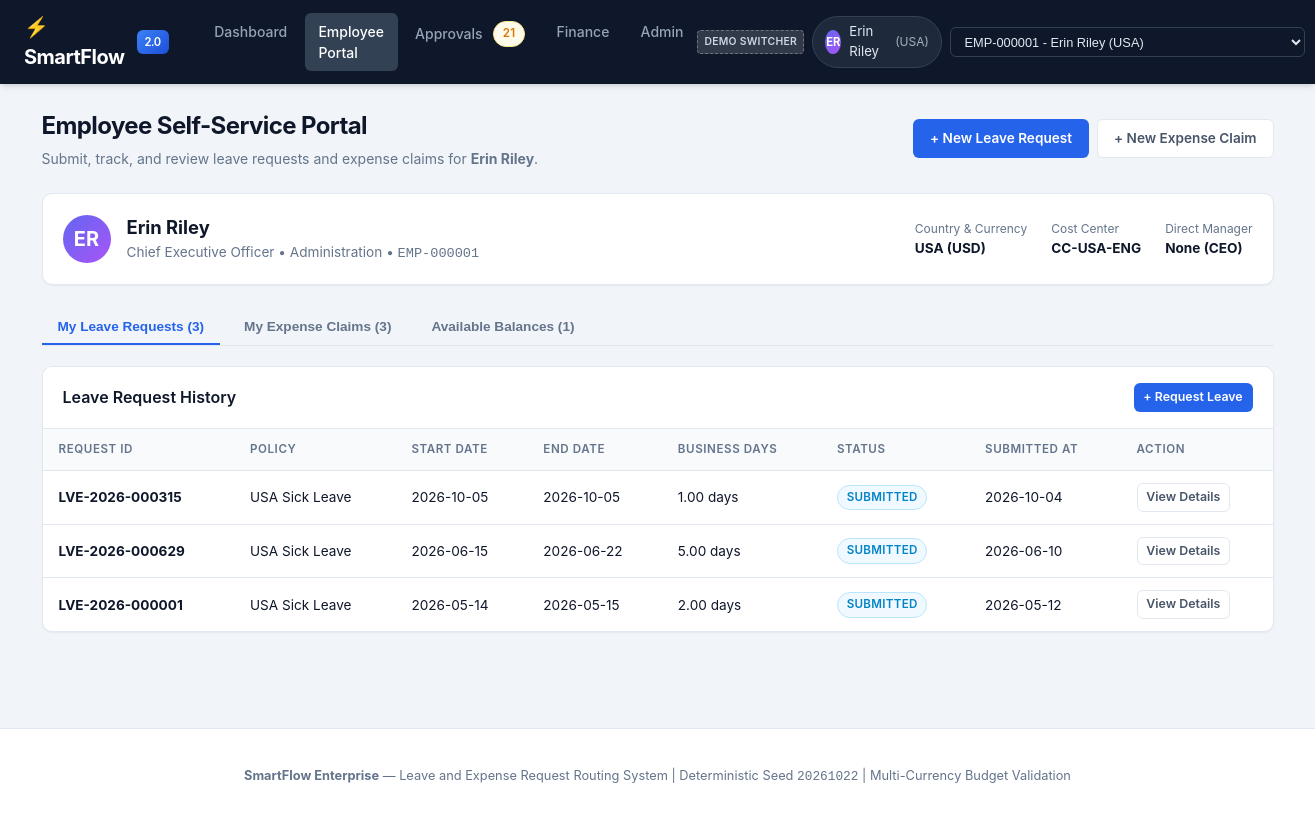
/employee/, run on the app's committed database.
### models/__init__.py (models this page shows, shortened)
class Employee(db.Model):
    __tablename__ = "employees"
    employee_id = db.Column(db.String(16), primary_key=True)
    first_name = db.Column(db.String(80), nullable=False)
    last_name = db.Column(db.String(80), nullable=False)
    email = db.Column(db.String(255), nullable=False, unique=True)
    country = db.Column(db.String(64), nullable=False)
    department = db.Column(db.String(80), nullable=False)
    job_title = db.Column(db.String(120), nullable=False)
    manager_id = db.Column(
        db.String(16),
        db.ForeignKey("employees.employee_id"),
        nullable=True,
    )
    cost_center_id = db.Column(
        db.String(32),
        db.ForeignKey("cost_centers.cost_center_id"),
        nullable=True,
    )
    hire_date = db.Column(db.Date, nullable=False)
    termination_date = db.Column(db.Date, nullable=True)
    is_active = db.Column(db.Boolean, nullable=False, default=True)
    created_at = db.Column(db.DateTime, nullable=False, default=utc_now)
    updated_at = db.Column(db.DateTime, nullable=False, default=utc_now, onupdate=utc_now)
    manager = db.relationship(
        "Employee",
        remote_side=[employee_id],
        foreign_keys=[manager_id],
        back_populates="direct_reports",
    )
    direct_reports = db.relationship(
        "Employee",
        foreign_keys=[manager_id],
        back_populates="manager",
    )
    cost_center = db.relationship(
        "CostCenter",
        foreign_keys=[cost_center_id],
        back_populates="employees",
    )
    owned_cost_centers = db.relationship(
        "CostCenter",
        foreign_keys="CostCenter.owner_employee_id",
        back_populates="owner",
    )
    leave_balances = db.relationship("LeaveBalance", back_populates="employee")
    leave_requests = db.relationship("LeaveRequest", back_populates="employee")
    expense_claims = db.relationship("ExpenseClaim", back_populates="employee")
    approval_steps = db.relationship("ApprovalStep", back_populates="approver")
    workflow_events = db.relationship(
        "WorkflowEvent",
        foreign_keys="WorkflowEvent.actor_employee_id",
        back_populates="actor",
    )

class CostCenter(db.Model):
    __tablename__ = "cost_centers"
    cost_center_id = db.Column(db.String(32), primary_key=True)
    code = db.Column(db.String(32), nullable=False, unique=True)
    name = db.Column(db.String(120), nullable=False)
    country = db.Column(db.String(64), nullable=False)
    annual_budget = db.Column(db.Numeric(14, 2), nullable=False)
    owner_employee_id = db.Column(
        db.String(16),
        db.ForeignKey("employees.employee_id"),
        nullable=True,
    )
    is_active = db.Column(db.Boolean, nullable=False, default=True)
    created_at = db.Column(db.DateTime, nullable=False, default=utc_now)
    updated_at = db.Column(db.DateTime, nullable=False, default=utc_now, onupdate=utc_now)
    owner = db.relationship(
        "Employee",
        foreign_keys=[owner_employee_id],
        back_populates="owned_cost_centers",
    )
    employees = db.relationship(
        "Employee",
        foreign_keys="Employee.cost_center_id",
        back_populates="cost_center",
    )
    expense_claims = db.relationship("ExpenseClaim", back_populates="cost_center")

class LeaveRequest(db.Model):
    __tablename__ = "leave_requests"
    leave_request_id = db.Column(db.String(32), primary_key=True)
    employee_id = db.Column(
        db.String(16),
        db.ForeignKey("employees.employee_id"),
        nullable=False,
    )
    leave_policy_id = db.Column(
        db.String(32),
        db.ForeignKey("leave_policies.leave_policy_id"),
        nullable=False,
    )
    start_date = db.Column(db.Date, nullable=False)
    end_date = db.Column(db.Date, nullable=False)
    business_days = db.Column(db.Numeric(8, 2), nullable=False)
    status = db.Column(db.String(32), nullable=False, default="submitted")
    submitted_at = db.Column(db.DateTime, nullable=True)
    decided_at = db.Column(db.DateTime, nullable=True)
    created_at = db.Column(db.DateTime, nullable=False, default=utc_now)
    updated_at = db.Column(db.DateTime, nullable=False, default=utc_now, onupdate=utc_now)
    employee = db.relationship("Employee", back_populates="leave_requests")
    leave_policy = db.relationship("LeavePolicy", back_populates="leave_requests")
    approval_steps = db.relationship("ApprovalStep", back_populates="leave_request")

class LeavePolicy(db.Model):
    __tablename__ = "leave_policies"
    leave_policy_id = db.Column(db.String(32), primary_key=True)
    name = db.Column(db.String(120), nullable=False)
    leave_type = db.Column(db.String(64), nullable=False)
    country = db.Column(db.String(64), nullable=False)
    annual_allowance_days = db.Column(db.Numeric(8, 2), nullable=False)
    max_consecutive_days = db.Column(db.Numeric(8, 2), nullable=True)
    min_notice_days = db.Column(db.Integer, nullable=False, default=0)
    carryover_days = db.Column(db.Numeric(8, 2), nullable=False, default=0)
    is_active = db.Column(db.Boolean, nullable=False, default=True)
    created_at = db.Column(db.DateTime, nullable=False, default=utc_now)
    updated_at = db.Column(db.DateTime, nullable=False, default=utc_now, onupdate=utc_now)
    leave_balances = db.relationship("LeaveBalance", back_populates="leave_policy")
    leave_requests = db.relationship("LeaveRequest", back_populates="leave_policy")

### routes/employee.py (the view)
@employee_bp.route("/", strict_slashes=False)
def hub():
    user = get_current_user()
    if not user:
        flash("No active employee found in system.", "danger")
        return redirect(url_for("main.dashboard"))
    leaves = (
        LeaveRequest.query.filter_by(employee_id=user.employee_id)
        .order_by(LeaveRequest.start_date.desc())
        .all()
    )
    claims = (
        ExpenseClaim.query.filter_by(employee_id=user.employee_id)
        .order_by(ExpenseClaim.claim_date.desc())
        .all()
    )
    balances = (
        LeaveBalance.query.join(LeavePolicy, LeaveBalance.leave_policy_id == LeavePolicy.leave_policy_id)
        .filter(
            LeaveBalance.employee_id == user.employee_id,
            LeaveBalance.year == 2026,
            LeavePolicy.country == user.country,
        )
        .all()
    )
    balance_cards = []
    for bal in balances:
        avail, _ = get_available_leave_balance(user.employee_id, bal.leave_policy_id, year=2026)
        balance_cards.append(
            {
                "policy_name": bal.leave_policy.name,
                "leave_type": bal.leave_policy.leave_type,
                "allowance": bal.leave_policy.annual_allowance_days,
                "accrued": bal.accrued_days,
                "used": bal.used_days,
                "remaining": bal.remaining_days,
                "available": avail,
            }
        )
    return render_template(
        "employee/hub.html",
        user=user,
        leaves=leaves,
        claims=claims,
        balances=balance_cards,
    )

### routes/employee.py (called while the page is built)
def get_current_user() -> Employee:
    user_id = session.get("user_id")
    emp = None
    if user_id:
        emp = Employee.query.filter_by(employee_id=user_id).first()
    if not emp:
        emp = Employee.query.filter_by(is_active=True).first()
        if emp:
            session["user_id"] = emp.employee_id
    return emp

### templates/employee/hub.html (shortened to what this page needs)
{% extends "base.html" %}
{% block content %}
<div class="page-header">
    <div>
        <h1 class="page-title">Employee Self-Service Portal</h1>
        <p class="page-subtitle">Submit, track, and review leave requests and expense claims for <strong>{{ user.first_name }} {{ user.last_name }}</strong>.</p>
    </div>
    <div class="page-actions">
        <a href="{{ url_for('employee.leave_new') }}" class="btn btn-primary">+ New Leave Request</a>
        <a href="{{ url_for('employee.expense_new') }}" class="btn btn-secondary">+ New Expense Claim</a>
    </div>
</div>
<div class="card" style="margin-bottom: 1.5rem;">
    <div class="card-body" style="display: flex; justify-content: space-between; align-items: center; flex-wrap: wrap; gap: 1rem;">
        <div style="display: flex; align-items: center; gap: 1rem;">
            <div class="user-avatar" style="width: 48px; height: 48px; font-size: 1.25rem;">
                {{ user.first_name[0] }}{{ user.last_name[0] }}
            </div>
            <div>
                <h3 style="margin: 0; font-size: 1.15rem;">{{ user.first_name }} {{ user.last_name }}</h3>
                <div style="color: var(--text-muted); font-size: 0.85rem;">
                    {{ user.job_title }} &bull; {{ user.department }} &bull; <code>{{ user.employee_id }}</code>
                </div>
            </div>
        </div>
        <div style="display: flex; gap: 1.5rem; font-size: 0.85rem;">
            <div>
                <span style="color: var(--text-muted); display: block; font-size: 0.75rem;">Country & Currency</span>
                <strong>{{ user.country }} ({{ country_currencies.get(user.country, 'USD') }})</strong>
            </div>
            <div>
                <span style="color: var(--text-muted); display: block; font-size: 0.75rem;">Cost Center</span>
                <strong>{{ user.cost_center.code if user.cost_center else user.cost_center_id }}</strong>
            </div>
            <div>
                <span style="color: var(--text-muted); display: block; font-size: 0.75rem;">Direct Manager</span>
                <strong>{{ user.manager.first_name ~ ' ' ~ user.manager.last_name if user.manager else 'None (CEO)' }}</strong>
            </div>
        </div>
    </div>
</div>
<div class="tabs-wrapper">
    <div class="tabs">
        <button class="tab-btn active" data-tab="tab-leaves">My Leave Requests ({{ leaves|length }})</button>
        <button class="tab-btn" data-tab="tab-expenses">My Expense Claims ({{ claims|length }})</button>
        <button class="tab-btn" data-tab="tab-balances">Available Balances ({{ balances|length }})</button>
    </div>
    <div id="tab-leaves" class="tab-content active">
        <div class="card">
            <div class="card-header">
                <h2 class="card-title">Leave Request History</h2>
                <a href="{{ url_for('employee.leave_new') }}" class="btn btn-primary btn-sm">+ Request Leave</a>
            </div>
            <div class="table-responsive">
                <table class="table">
                    <thead>
                        <tr>
                            <th>Request ID</th>
                            <th>Policy</th>
                            <th>Start Date</th>
                            <th>End Date</th>
                            <th>Business Days</th>
                            <th>Status</th>
                            <th>Submitted At</th>
                            <th>Action</th>
                        </tr>
                    </thead>
                    <tbody>
                        {% if leaves %}
                            {% for l in leaves %}
                                <tr>
                                    <td><strong>{{ l.leave_request_id }}</strong></td>
                                    <td>{{ l.leave_policy.name }}</td>
                                    <td>{{ l.start_date }}</td>
                                    <td>{{ l.end_date }}</td>
                                    <td>{{ l.business_days }} days</td>
                                    <td>
                                        <span class="badge badge-{{ l.status }}">{{ l.status }}</span>
                                    </td>
                                    <td>{{ l.submitted_at.strftime('%Y-%m-%d') if l.submitted_at else '--' }}</td>
                                    <td>
                                        <a href="{{ url_for('employee.leave_detail', leave_id=l.leave_request_id) }}" class="btn btn-secondary btn-sm">View Details</a>
                                    </td>
                                </tr>
                            {% endfor %}
                        {% else %}
                            <tr>
                                <td colspan="8" style="text-align: center; color: var(--text-muted); padding: 2rem;">No leave requests submitted yet.</td>
                            </tr>
                        {% endif %}
                    </tbody>
                </table>
            </div>
        </div>
    </div>
</div>
{% endblock %}

### templates/base.html (shortened to what this page needs)
<!DOCTYPE html>
<html lang="en">
<head>
    <link rel="stylesheet" href="{{ url_for('static', filename='css/style.css') }}">
</head>
<body>
    <header class="navbar">
        <div style="display: flex; align-items: center; gap: 2rem;">
            <a href="{{ url_for('main.dashboard') }}" class="navbar-brand">
                <span>⚡ SmartFlow</span>
                <span class="brand-badge">2.0</span>
            </a>
            <ul class="navbar-nav">
                <li>
                    <a href="{{ url_for('main.dashboard') }}" class="nav-link {% if request.endpoint == 'main.dashboard' %}active{% endif %}">
                        Dashboard
                    </a>
                </li>
                <li>
                    <a href="{{ url_for('employee.hub') }}" class="nav-link {% if request.blueprint == 'employee' %}active{% endif %}">
                        Employee Portal
                    </a>
                </li>
                <li>
                    <a href="{{ url_for('approvals.inbox') }}" class="nav-link {% if request.blueprint == 'approvals' %}active{% endif %}">
                        Approvals
                        {% if pending_approvals_count > 0 %}
                            <span class="badge badge-warning" style="margin-left: 0.25rem;">{{ pending_approvals_count }}</span>
                        {% endif %}
                    </a>
                </li>
                <li>
                    <a href="{{ url_for('finance.portal') }}" class="nav-link {% if request.blueprint == 'finance' %}active{% endif %}">
                        Finance
                    </a>
                </li>
                <li>
                    <a href="{{ url_for('admin.portal') }}" class="nav-link {% if request.blueprint == 'admin' %}active{% endif %}">
                        Admin
                    </a>
                </li>
            </ul>
        </div>
        <div class="navbar-user-switcher">
            {% if current_user %}
                <form action="{{ url_for('main.switch_user') }}" method="POST" style="margin: 0; display: flex; align-items: center; gap: 0.5rem;">
                    <span class="badge" style="background: rgba(255, 255, 255, 0.15); color: #cbd5e1; font-size: 0.65rem; border: 1px dashed rgba(255,255,255,0.3); padding: 0.2rem 0.4rem; border-radius: 4px;" title="Demonstration Persona Switcher (Simulation Only - Not Production SSO)">Demo Switcher</span>
                    <div class="user-pill">
                        <div class="user-avatar">{{ current_user.first_name[0] }}{{ current_user.last_name[0] }}</div>
                        <span>{{ current_user.first_name }} {{ current_user.last_name }}</span>
                        <span style="opacity: 0.7; font-size: 0.75rem;">({{ current_user.country }})</span>
                    </div>
                    <select name="employee_id" class="switcher-select" onchange="this.form.submit()" title="Switch demo persona (Simulation Only - Not Production SSO)">
                        <optgroup label="Staff Employees (Standard Access - Restricted)">
                            {% for e in active_employees[:15] %}
                                <option value="{{ e.employee_id }}" {% if current_user.employee_id == e.employee_id %}selected{% endif %}>
                                    {{ e.employee_id }} - {{ e.first_name }} {{ e.last_name }} ({{ e.country }})
                                </option>
                            {% endfor %}
                        </optgroup>
                    </select>
                </form>
            {% endif %}
        </div>
    </header>
    <main class="container">
        {% block content %}{% endblock %}
    </main>
    <footer class="app-footer">
        <p><strong>SmartFlow Enterprise</strong> &mdash; Leave and Expense Request Routing System | Deterministic Seed <code>20261022</code> | Multi-Currency Budget Validation</p>
    </footer>
</body>
</html>

### data on the page
Employee: first_name "E", last_name "R", first_name "Erin", last_name "Riley", country "USA", job_title "Chief Executive Officer", department "Administration", employee_id "EMP-000001", get "USD"
CostCenter: cost_center "CC-USA-ENG"
LeaveRequest: leave_request_id "LVE-2026-000315", leave_policy.name "USA Sick Leave", start_date "2026-10-05", end_date "2026-10-05", business_days "1.00", status "SUBMITTED", submitted_at "2026-10-04"
LeaveRequest: leave_request_id "LVE-2026-000629", leave_policy.name "USA Sick Leave", start_date "2026-06-15", end_date "2026-06-22", business_days "5.00", status "SUBMITTED", submitted_at "2026-06-10"
LeaveRequest: leave_request_id "LVE-2026-000001", leave_policy.name "USA Sick Leave", start_date "2026-05-14", end_date "2026-05-15", business_days "2.00", status "SUBMITTED", submitted_at "2026-05-12"

### other printed values
{{ pending_approvals_count }} "21"
{{ leaves|length }} "3"
{{ claims|length }} "3"
{{ balances|length }} "1"
form field employee_id "EMP-000001 - Erin Riley (USA)"
